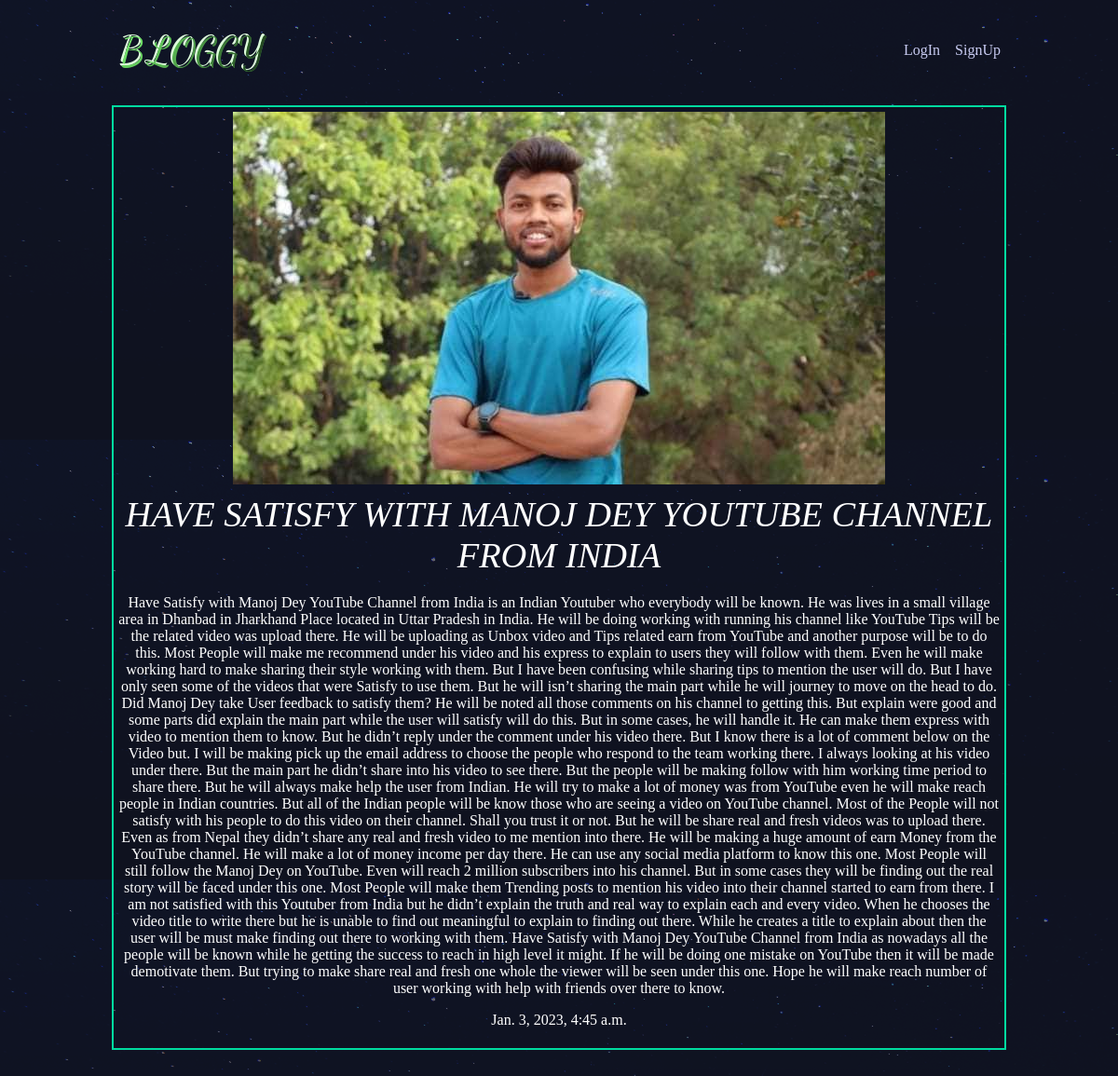
The app's page /articles/have-satisfy-with-manoj-dey-youtube-channel/ with its own data.
### articles/models.py (models this page shows, shortened)
class Article(models.Model):
    title = models.CharField(max_length=100)
    slug = models.SlugField()
    body = models.TextField()
    date = models.DateTimeField(auto_now_add=True)
    thumb_pic=models.ImageField(blank=True,default="moon.jpeg")
    author=models.ForeignKey(User,default=None,on_delete=models.CASCADE)  # foreign ey added .. after importing the user models from authentication.models

### articles/views.py (the view)
# urls.py: url(r'^(?P<slug>[\w-]+)/$', views.article_detail, name="detail"),
def article_detail(request, slug):
    deets=Article.objects.get(slug=slug)
    return render(request, 'articles/article_detailed.html',{'slug_art':deets})

### articles/templates/articles/article_detailed.html
{% extends 'base_layout.html' %}
{% block content %}
<div class="article-detail">
<div class="article">
    <img src="{{ slug_art.thumb_pic.url }}" alt=""/>
    <h1 style="font-style: italic;">{{slug_art.title}}</h1>
    <p>{{slug_art.body}}</p>
    <p>{{slug_art.date}}</p>
</div>
</div>
{% endblock %}

### assets/styles.css (style rules this page uses)
body { background-color: #0f121f; background-image: url(/static/stars.png); background-repeat-y: no-repeat; color: #fff; }
body * { font-family: Ubuntu; }
h1, h2, h3, h4, h5 { font-weight: normal; margin: 0; }
div.wrapper h1 { text-align: center; font-size: 2.4em; margin: 1px auto auto; margin-bottom: 70px; }
.article-detail .article { border: solid 2px #00dba0; padding: 5px; }
.article-detail .article img { max-width: 100%; display: block; margin: 0 auto; }
.article-detail .article p { text-align: center; }
.article-detail .article h1 { text-align: center; text-transform: uppercase; margin-top: 10px; margin-bottom: 20px; }

### records on screen
Article: thumb_pic (picture), title "HAVE SATISFY WITH MANOJ DEY YOUTUBE CHANNEL FROM INDIA", body "Have Satisfy with Manoj Dey YouTube Channel from India is an Indian Youtuber who everybody will be known. He was lives in a small village area in Dhanbad in Jharkhand Place located in Uttar Pradesh in India. He will be doing working with running his channel like YouTube Tips will be the related video was upload there. He will be uploading as Unbox video and Tips related earn from YouTube and another purpose will be to do this. Most People will make me recommend under his video and his express to explain to users they will follow with them. Even he will make working hard to make sharing their style working with them. But I have been confusing while sharing tips to mention the user will do.…", date "Jan. 3, 2023, 4:45 a.m."
